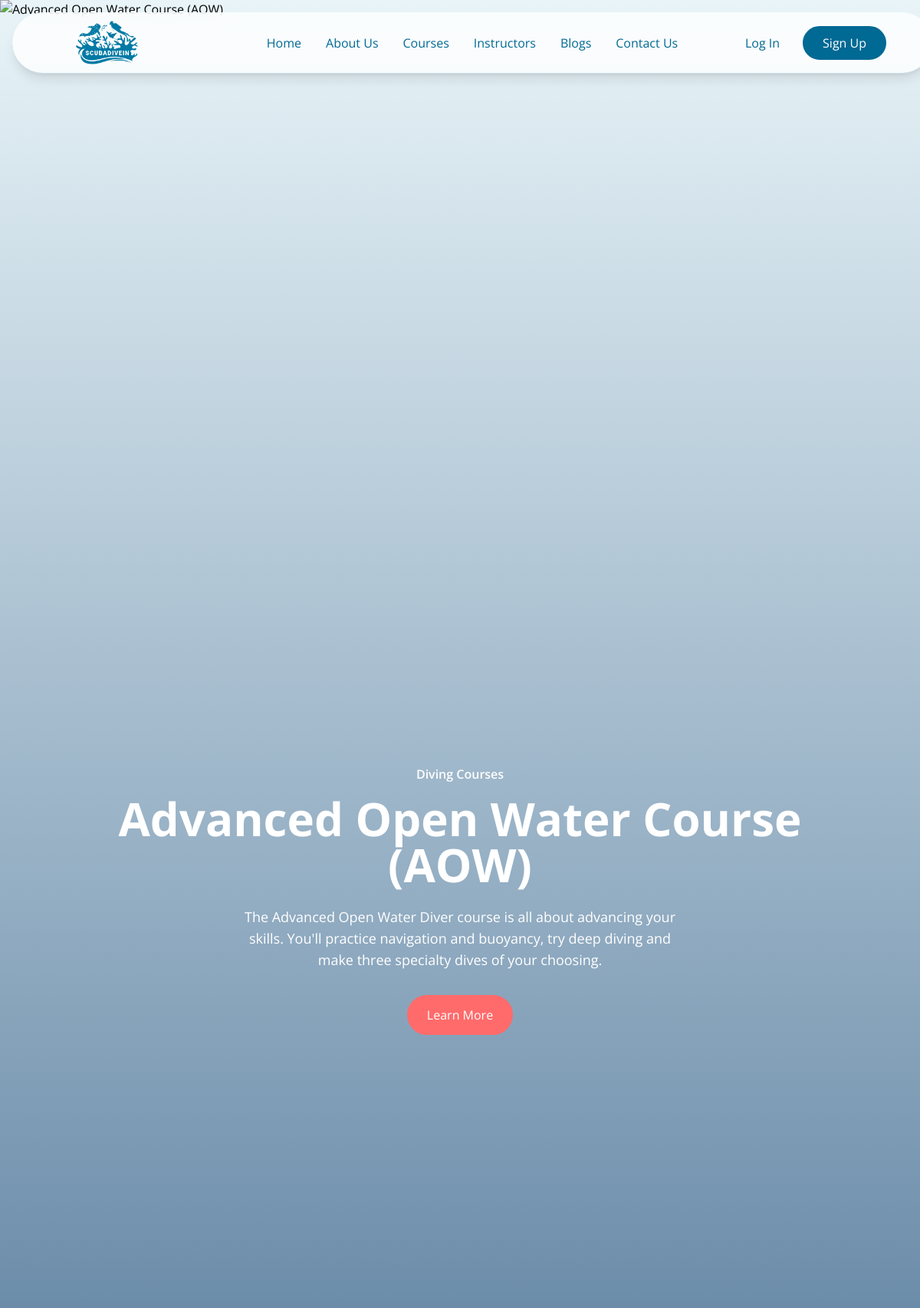
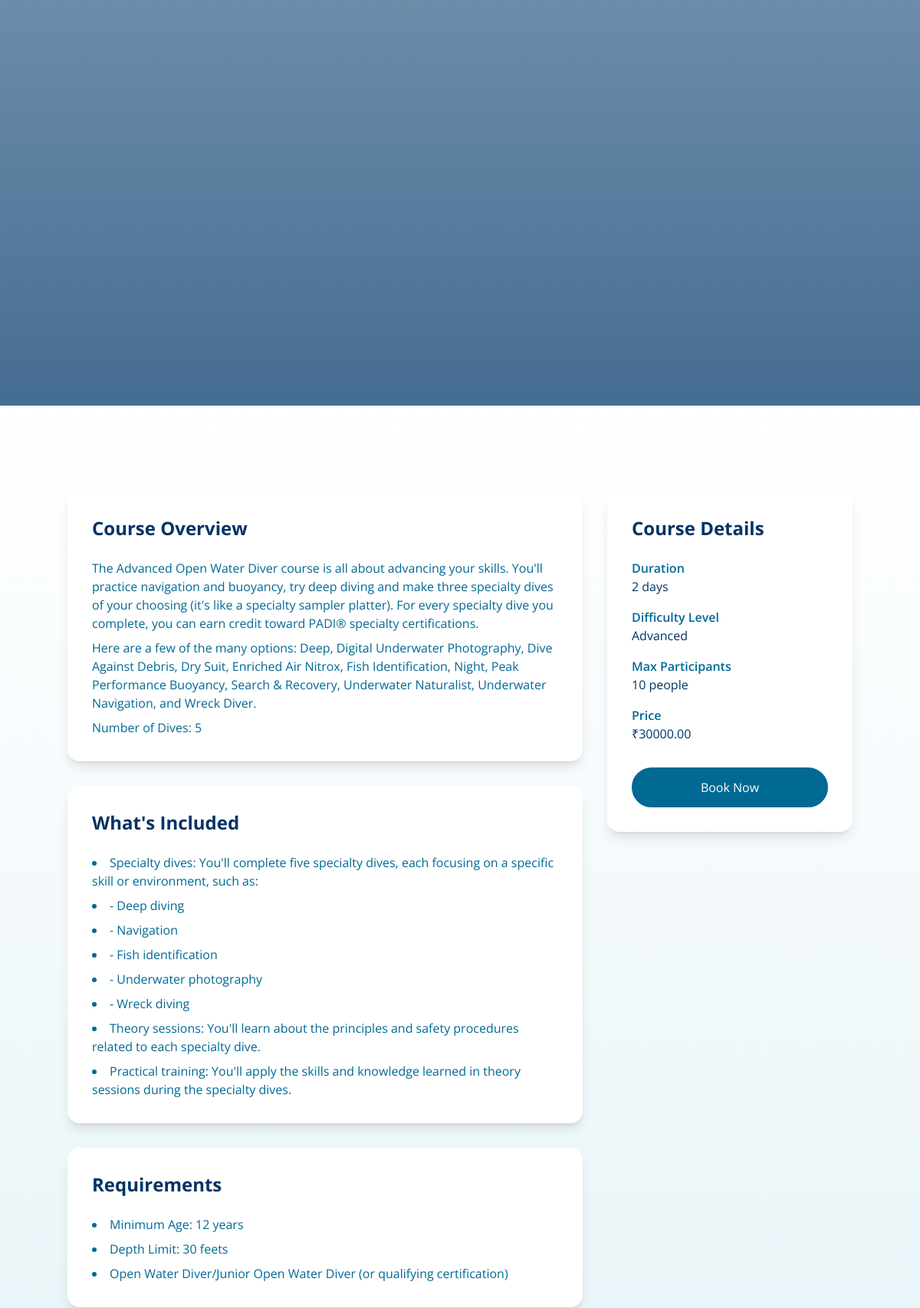
Screenshot of /courses/advanced-open-water-course-aow/ (upper part) with the database file from the repository (2 pictures, top to bottom).
### mainSite/models.py (models this page shows, shortened)
class DivingService(models.Model):
    DIFFICULTY_CHOICES = (
        ('beginner', 'Beginner'),
        ('intermediate', 'Intermediate'),
        ('advanced', 'Advanced'),
    )
    DURATION_UNIT_CHOICES = (
        ('minutes', 'Minutes'),
        ('hours', 'Hours'),
        ('days', 'Days'),
    )
    name = models.CharField(max_length=200, db_index=True)
    slug = models.SlugField(unique=True, db_index=True)
    category = models.ForeignKey(ServiceCategory, on_delete=models.CASCADE, related_name='services')
    short_description = models.CharField(max_length=255)
    description = models.TextField()
    price = models.DecimalField(max_digits=10, decimal_places=2, db_index=True, help_text="Base price or starting price")
    duration = models.PositiveIntegerField(help_text="Base duration value")
    duration_unit = models.CharField(max_length=10, choices=DURATION_UNIT_CHOICES, default='minutes', help_text="Unit for the duration")
    max_participants = models.PositiveIntegerField(help_text="Maximum number of participants", default=4)
    difficulty_level = models.CharField(max_length=20, choices=DIFFICULTY_CHOICES, default='beginner')
    included_items = models.TextField(blank=True, help_text="Base items included in the service, one per line")
    requirements = models.TextField(blank=True, help_text="Base requirements for this service, one per line")
    featured_image = ImageKitField(folder_name='service_images', max_length=500, blank=True, null=True)
    is_featured = models.BooleanField(default=False, db_index=True)
    is_active = models.BooleanField(default=True, db_index=True)
    created_at = models.DateTimeField(auto_now_add=True, db_index=True)
    updated_at = models.DateTimeField(auto_now=True)
    variations = models.JSONField(blank=True, null=True, help_text='Course variations stored as JSON. Format: [{"id": "str", "name": "str", "price": float, "duration": int, "max_participants": int}]')
    def get_formatted_duration(self, value=None, unit=None):
        duration = value if value is not None else self.duration
        duration_unit = unit if unit is not None else self.duration_unit
        if duration_unit == 'hours':
            if duration == 1:
                return f"{duration} hour"
            return f"{duration} hours"
        elif duration_unit == 'days':
            if duration == 1:
                return f"{duration} day"
            return f"{duration} days"
        else:  # minutes is the default
            return f"{duration} minutes"
    class Meta:
        ordering = ['name']
        verbose_name = 'Diving Service'
        verbose_name_plural = 'Diving Services'

class ServiceCategory(models.Model):
    name = models.CharField(max_length=100, db_index=True)
    description = models.TextField(blank=True)
    image = ImageKitField(folder_name='category_images', max_length=500, blank=True, null=True)
    order = models.PositiveIntegerField(default=0, help_text="Display order on the website", db_index=True)
    class Meta:
        verbose_name_plural = "Service Categories"
        ordering = ['order', 'name']
        indexes = [
            models.Index(fields=['order', 'name']),
        ]

### mainSite/views.py (the view)
# urls.py: path('courses/<slug:slug>/', views.courseDetail, name='courseDetailPage'),
def courseDetail(request, slug):
    try:
        course = DivingService.objects.get(slug=slug, is_active=True)
        already_purchased = has_purchased_course(request.user, course)
        course.featured_image_url = get_image_url(course.featured_image, 'featured')
        course_images = course.images.all().order_by('order')
        for gallery_image in course_images:
            gallery_image.optimized_url = get_image_url(gallery_image.image, 'gallery')
        variations = course.variations or []
        has_variations = bool(variations)  # Check if variations list is not empty
        if has_variations:
            prices = [var['price'] for var in variations]
            min_price = min(prices)
            max_price = max(prices)
            for variation in variations:
                variation['formatted_duration'] = course.get_variation_formatted_duration(variation)
        else:
            min_price = max_price = course.price
        context = {
            'course': course,
            'images': course_images,
            'already_purchased': already_purchased,
            'variations': variations,
            'has_variations': has_variations,
            'min_price': min_price,
            'max_price': max_price
        }
        return render(request, 'mainSite/courseDetail.html', context)
    except DivingService.DoesNotExist:
        return redirect('coursesPage')

### mainSite/utils/imagekit_config.py (called while the page is built)
def get_optimized_image_url(image_path, transformation_type='thumbnail'):
    if not image_path:
        return None
    transformations = {
        'thumbnail': [{'height': 300, 'width': 400}],
        'featured': [{'height': 800, 'width': 1200}],
        'gallery': [{'height': 600, 'width': 800}]
    }
    try:
        url = imagekit.url({
            "path": image_path,
            "transformation": transformations.get(transformation_type, [])
        })
        return url
    except Exception as e:
        print(f"ImageKit URL generation error: {str(e)}")
        return None

### mainSite/utils/imagekit_field.py (called while the page is built)
    def get_internal_type(self):
        return 'CharField'

    def from_db_value(self, value, expression, connection):
        if value is None:
            return value
        return value

### mainSite/views.py (called while the page is built, shortened)
def has_purchased_course(user, service, email=None):
    logger = logging.getLogger(__name__)
    logger.info(f"Checking purchase for service: {service.id} ({service.name})")
    logger.info(f"No previous purchase found for this user/email and course")
    return False

### templates/mainSite/courseDetail.html (shortened to what this page needs)
{% extends '../base.html' %}
{% load static %}
{% block content %}
<section id="course-hero" class="relative h-[50vh] min-h-[500px] flex items-center justify-center overflow-hidden pt-20 md:pt-24 lg:pt-28">
  <div class="absolute inset-0 z-0">
    {% if course.featured_image_url %}
        <img src="{{ course.featured_image_url }}" alt="{{ course.name }}" class="w-full h-full object-cover">
    {% else %}
        <img src="{% static 'images/default-course.jpg' %}" alt="{{ course.name }}" class="w-full h-full object-cover">
    {% endif %}
    <div class="absolute inset-0 bg-gradient-to-t from-deep-blue/70 to-transparent"></div>
  </div>
  <div class="relative z-10 container text-center text-white px-[5%]">
    <p class="mb-3 font-semibold md:mb-4">{{ course.category.name }}</p>
    <h1 class="mb-5 text-4xl font-bold md:mb-6 md:text-5xl lg:text-6xl">
      {{ course.name }}
    </h1>
    <p class="text-base md:text-lg max-w-xl mx-auto">
      {{ course.short_description }}
    </p>
    <div class="mt-6 flex flex-wrap justify-center gap-4 md:mt-8">
      <a href="#course-content-section" class="rounded-full inline-flex gap-3 items-center justify-center whitespace-nowrap transition-all duration-200 ease-in-out disabled:pointer-events-none disabled:opacity-50 focus-visible:outline-none border-2 border-coral bg-coral text-white hover:bg-white hover:text-coral px-6 py-3">
        Learn More
      </a>
    </div>
  </div>
</section>
<section id="course-content-section" class="px-[5%] py-16 md:py-24 lg:py-28 bg-gradient-to-b from-white to-wave">
  <div class="container mx-auto">
    <div class="grid grid-cols-1 lg:grid-cols-3 gap-8">
      <div class="lg:col-span-2">
        <div class="bg-white rounded-2xl shadow-lg p-8 mb-8">
          <h2 class="text-2xl font-bold text-deep-blue mb-6">Course Overview</h2>
          <div class="text-base text-ocean-blue space-y-2">
            {% for line in course.description.splitlines %}
              <p>{{ line }}</p>
            {% endfor %}
          </div>
        </div>
        <div class="bg-white rounded-2xl shadow-lg p-8 mb-8">
          <h2 class="text-2xl font-bold text-deep-blue mb-6">What's Included</h2>
          <ul class="list-disc list-inside text-base text-ocean-blue space-y-2">
            {% for item in course.included_items.splitlines %}
              <li>{{ item }}</li>
            {% endfor %}
          </ul>
        </div>
        <div class="bg-white rounded-2xl shadow-lg p-8">
          <h2 class="text-2xl font-bold text-deep-blue mb-6">Requirements</h2>
          <div class="space-y-6">
            <ul class="list-disc list-inside text-base text-ocean-blue space-y-2">
              {% for requirement in course.requirements.splitlines %}
                <li>{{ requirement }}</li>
              {% endfor %}
            </ul>
          </div>
        </div>
      </div>
      <div class="lg:col-span-1">
        <div class="bg-white rounded-2xl shadow-lg p-8 sticky top-24">
          <h2 class="text-2xl font-bold text-deep-blue mb-6">Course Details</h2>
          <div class="space-y-4">
            <div>
              <h3 class="font-semibold text-ocean-blue">Duration</h3>
              <p class="text-base text-deep-blue course-duration-value">{{ course.get_formatted_duration }}</p>
            </div>
            <div>
              <h3 class="font-semibold text-ocean-blue">Difficulty Level</h3>
              <p class="text-base text-deep-blue">{{ course.get_difficulty_level_display }}</p>
            </div>
            <div>
              <h3 class="font-semibold text-ocean-blue">Max Participants</h3>
              <p class="text-base text-deep-blue course-max-participants-value">{{ course.max_participants }} people</p>
            </div>
            {% if has_variations %}
            <div>
              <h3 class="font-semibold text-ocean-blue">Course Options</h3>
              <select id="courseVariation" class="w-full mt-2 px-4 py-2 border border-ocean-blue/20 rounded-lg focus:ring-2 focus:ring-ocean-blue focus:border-ocean-blue">
                {% for variation in variations %}
                <option
                  value="{{ variation.id }}"
                  data-price="{{ variation.price }}"
                  data-duration="{{ variation.duration|default:course.duration }}"
                  data-duration-unit="{{ variation.duration_unit|default:course.duration_unit }}"
                  data-max-participants="{{ variation.max_participants|default:course.max_participants }}"
                  data-formatted-duration="{{ variation.formatted_duration|default:course.get_formatted_duration }}"
                  {% if forloop.first %}selected{% endif %}
                >
                  {{ variation.name }} - ₹{{ variation.price }}
                </option>
                {% endfor %}
              </select>
            </div>
            {% else %}
            <div>
              <h3 class="font-semibold text-ocean-blue">Price</h3>
              <p class="text-base text-deep-blue">₹{{ course.price }}</p>
            </div>
            {% endif %}
            <div class="pt-4 space-y-4">
              {% if user.is_authenticated %}
                {% if already_purchased %}
                  <div class="w-full rounded-full inline-flex gap-3 items-center justify-center whitespace-nowrap bg-green-100 text-green-700 border-2 border-green-700 px-6 py-3">
                    <svg xmlns="http://www.w3.org/2000/svg" class="h-5 w-5" viewBox="0 0 20 20" fill="currentColor">
                      <path fill-rule="evenodd" d="M10 18a8 8 0 100-16 8 8 0 000 16zm3.707-9.293a1 1 0 00-1.414-1.414L9 10.586 7.707 9.293a1 1 0 00-1.414 1.414l2 2a1 1 0 001.414 0l4-4z" clip-rule="evenodd" />
                    </svg>
                    <span>Already Purchased</span>
                  </div>
                  <a href="{% url 'booking_history' %}" class="w-full rounded-full inline-flex gap-3 items-center justify-center whitespace-nowrap transition-all duration-200 ease-in-out disabled:pointer-events-none disabled:opacity-50 focus-visible:outline-none border-2 border-ocean-blue bg-ocean-blue text-white hover:bg-white hover:text-ocean-blue px-6 py-3">
                    <span>View My Bookings</span>
                  </a>
                {% else %}
                  <a href="{% url 'initiate_payment' %}?service_id={{ course.id }}" {% if has_variations %}id="bookNowLink"{% endif %} class="w-full rounded-full inline-flex gap-3 items-center justify-center whitespace-nowrap transition-all duration-200 ease-in-out disabled:pointer-events-none disabled:opacity-50 focus-visible:outline-none border-2 border-ocean-blue bg-ocean-blue text-white hover:bg-white hover:text-ocean-blue px-6 py-3">
                    <span>Book Now</span>
                  </a>
                {% endif %}
              {% else %}
                <a href="{% url 'guest_checkout' %}?service_id={{ course.id }}" {% if has_variations %}id="guestBookNowLink"{% endif %} class="w-full rounded-full inline-flex gap-3 items-center justify-center whitespace-nowrap transition-all duration-200 ease-in-out disabled:pointer-events-none disabled:opacity-50 focus-visible:outline-none border-2 border-ocean-blue bg-ocean-blue text-white hover:bg-white hover:text-ocean-blue px-6 py-3">
                  <span>Book Now</span>
                </a>
              {% endif %}
            </div>
          </div>
        </div>
      </div>
    </div>
  </div>
</section>
{% endblock %}

### rows the page displays
DivingService: category.name "Diving Courses", name "Advanced Open Water Course (AOW)", short_description "The Advanced Open Water Diver course is all about advancing your skills. You'll practice navigation and buoyancy, try deep diving and make three specialty dives of your choosing.", get_formatted_duration "2 days", difficulty_level "Advanced", max_participants "10", price "30000.00"

### other values shown
{{ line }} "Number of Dives: 5"
{{ item }} "Specialty dives: You'll complete five specialty dives, each focusing on a specific skill or environment, such as:" "- Deep diving" "- Navigation" "- Fish identification" "- Underwater photography" "- Wreck diving" "Theory sessions: You'll learn about the principles and safety procedures related to each specialty dive." "Practical training: You'll apply the skills and knowledge learned in theory sessions during the specialty dives."
{{ requirement }} "Minimum Age: 12 years" "Depth Limit: 30 feets" "Open Water Diver/Junior Open Water Diver (or qualifying certification)"
